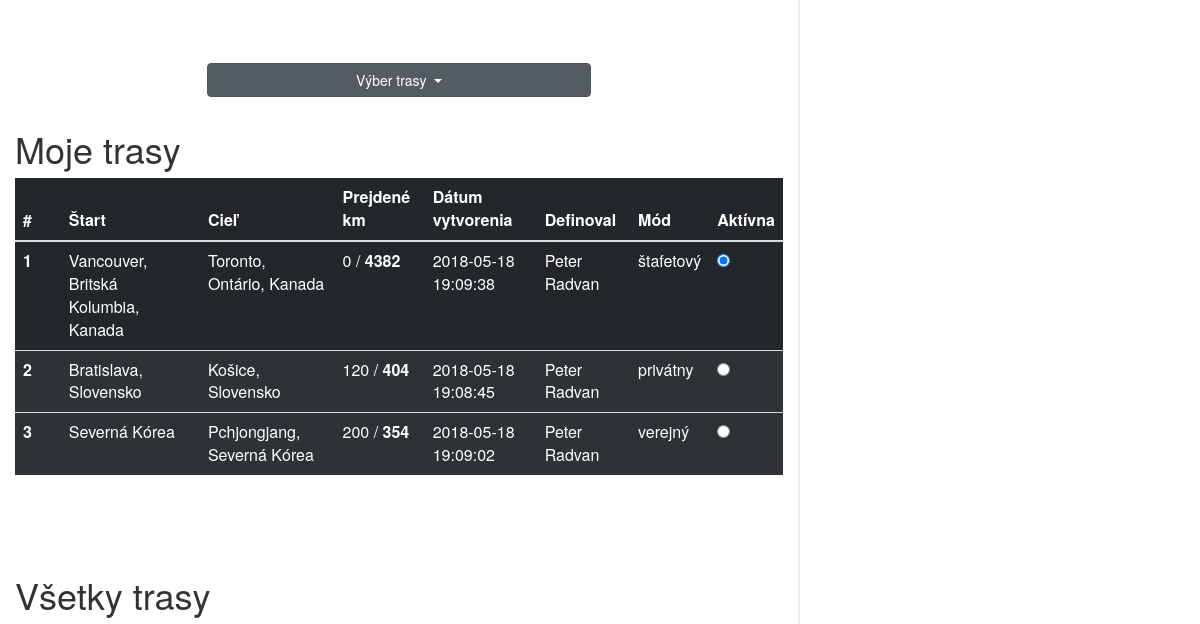
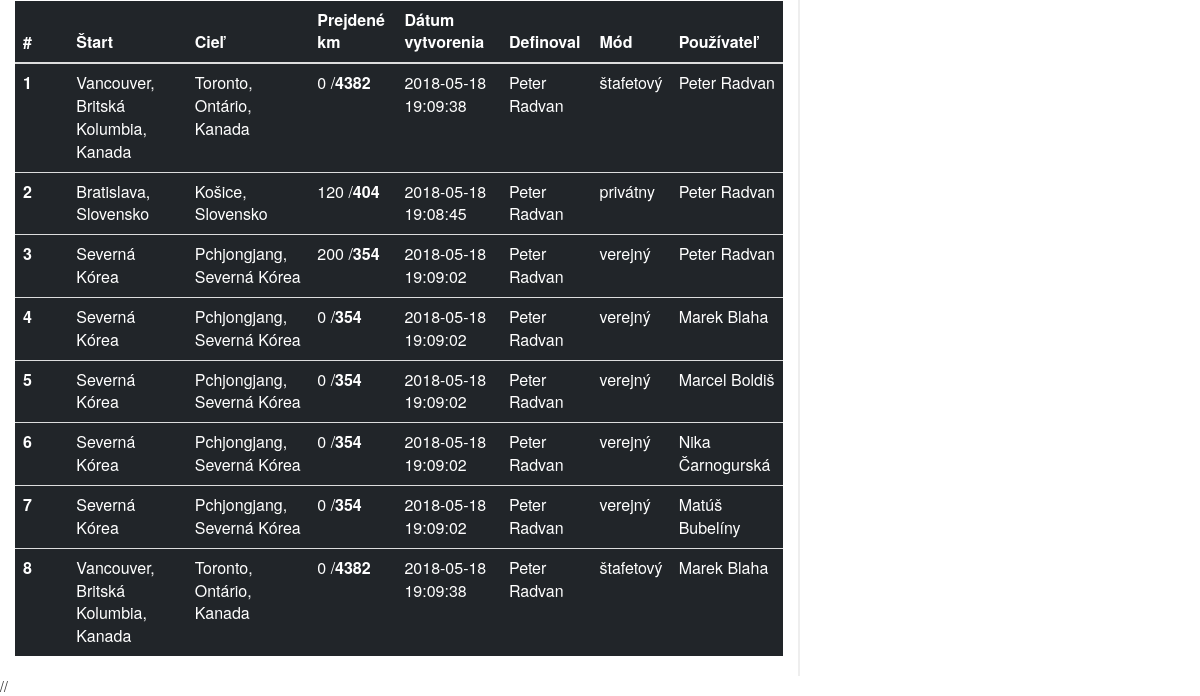
Page /cestyAdmin.php (signed in, lower part) on the earlier database version (2 pictures, top to bottom).
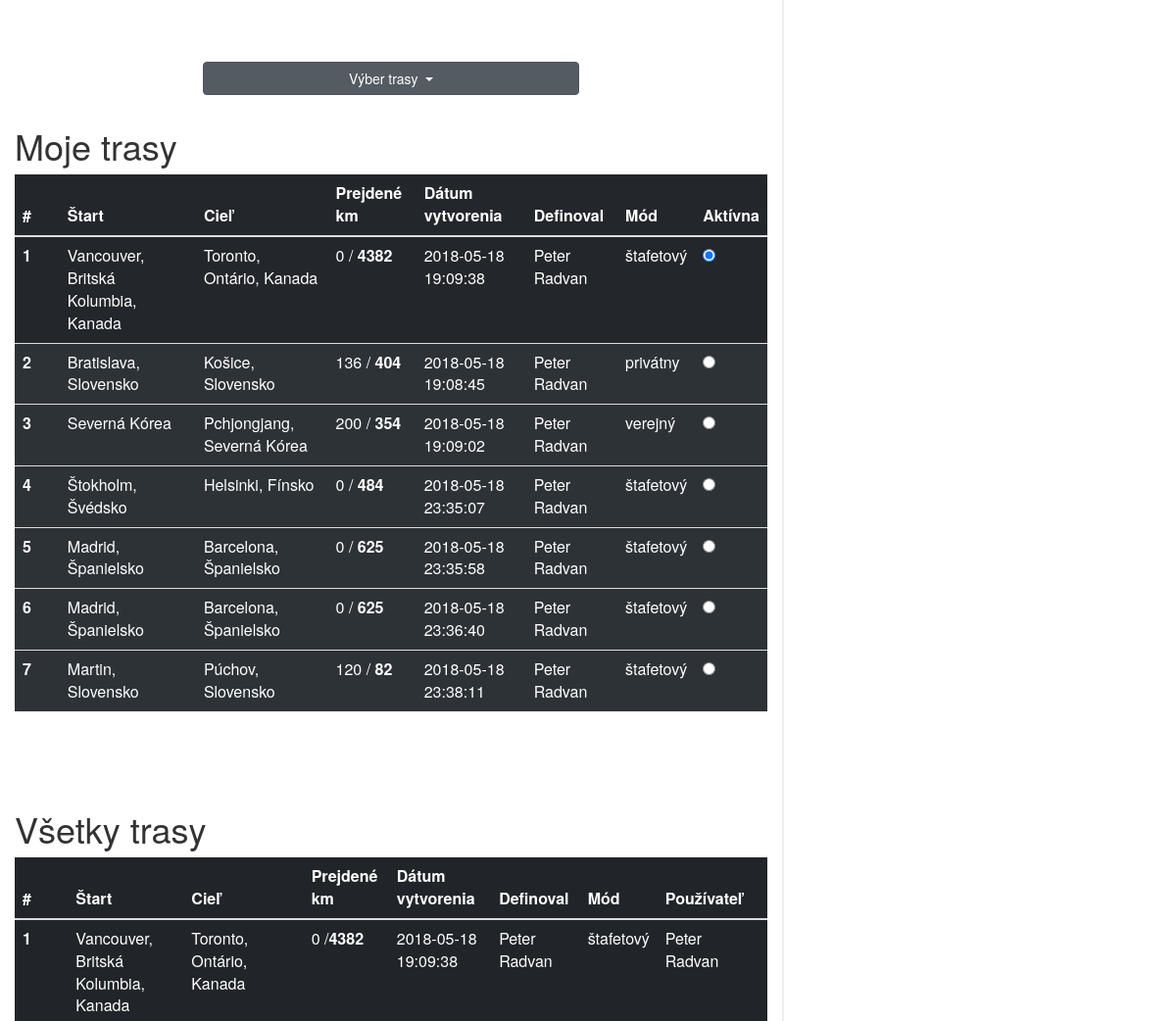
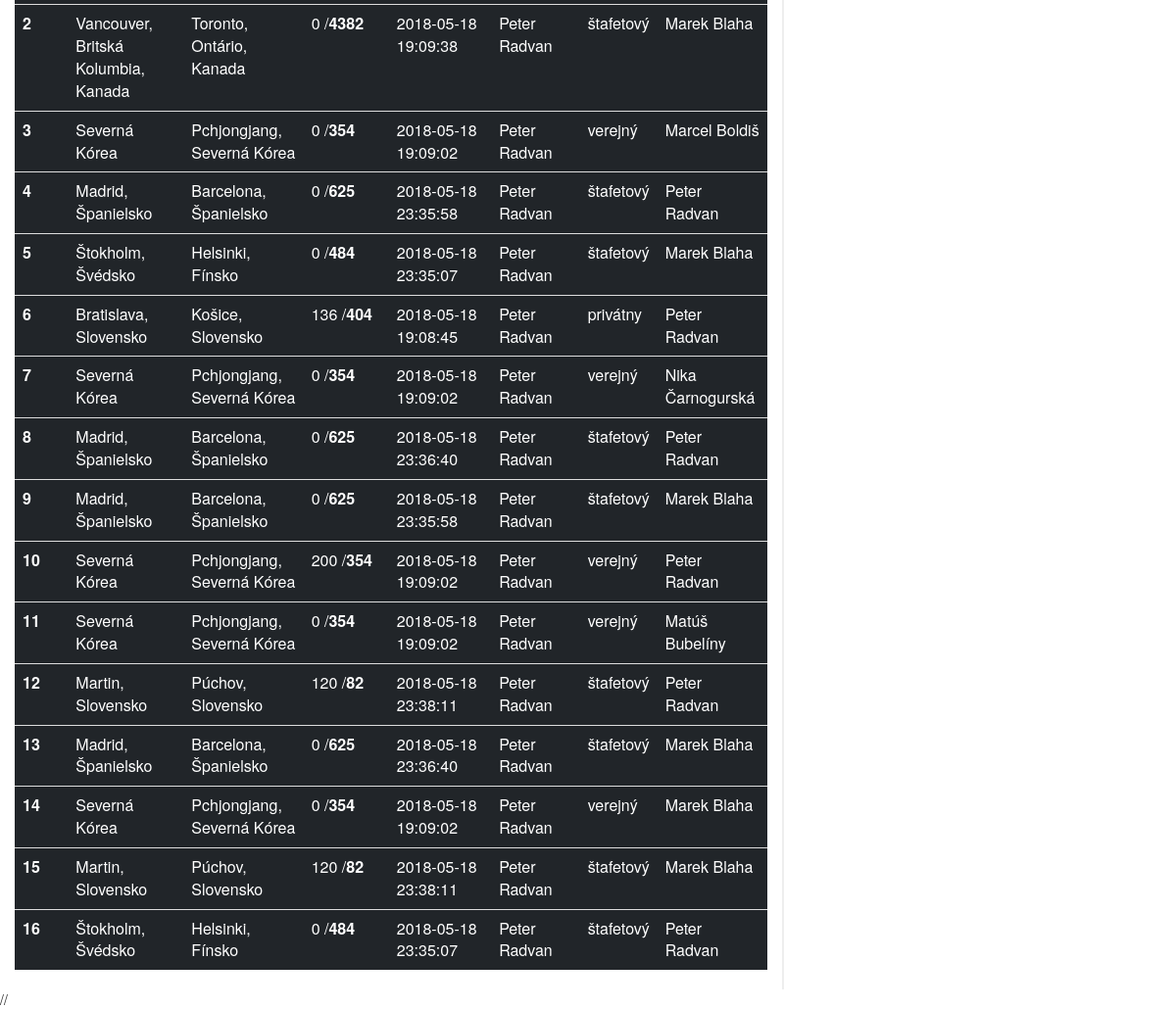
Same page on the later database version (2 pictures, top to bottom).
### tables this page shows
CREATE TABLE `trasa_pouzivatel` (
  `id` int(11) NOT NULL,
  `id_pouzivatel` int(11) NOT NULL,
  `id_trasa` int(11) NOT NULL,
  `prejdene_km` int(11) NOT NULL,
  `aktivna_trasa` int(11) NOT NULL
);

CREATE TABLE `trasa` (
  `id` int(10) UNSIGNED NOT NULL,
  `start_nazov` varchar(50) NOT NULL,
  `start_lat` varchar(20) NOT NULL,
  `start_long` varchar(20) NOT NULL,
  `ciel_nazov` varchar(50) NOT NULL,
  `ciel_lat` varchar(20) NOT NULL,
  `ciel_long` varchar(20) NOT NULL,
  `celkove_km` double NOT NULL,
  `datum_vytvorenia` datetime NOT NULL,
  `mod_trasy` varchar(20) NOT NULL,
  `id_user` int(11) NOT NULL,
  `vytvoril` varchar(100) NOT NULL
);

CREATE TABLE `pouzivatelia` (
  `id` int(11) NOT NULL,
  `meno` varchar(20) NOT NULL,
  `priezvisko` varchar(20) NOT NULL,
  `email` varchar(40) NOT NULL,
  `heslo` varchar(60) NOT NULL,
  `stredna_skola` varchar(40) NOT NULL,
  `stredna_skola_adresa` varchar(60) NOT NULL,
  `ulica` varchar(40) NOT NULL,
  `psc` varchar(10) NOT NULL,
  `obec` varchar(40) NOT NULL,
  `rola` varchar(10) NOT NULL DEFAULT 'user',
  `odoberatel` tinyint(1) NOT NULL DEFAULT '0',
  `prve_prihlasenie` int(11) NOT NULL DEFAULT '0',
  `id_timu` int(11) DEFAULT NULL
);

CREATE TABLE `trasa_tim` (
  `id` int(10) UNSIGNED NOT NULL,
  `id_tim` int(11) NOT NULL,
  `id_trasa` int(11) NOT NULL,
  `odbehnute_km` int(11) NOT NULL
);

### cestyAdmin.php (the view, shortened to what the changed rows need)
<html>
<head>
    <link rel="stylesheet" href="https://maxcdn.bootstrapcdn.com/bootstrap/4.0.0/css/bootstrap.min.css">
    <link rel="stylesheet" type="text/css" href="https://maxcdn.bootstrapcdn.com/bootstrap/3.3.7/css/bootstrap.min.css">
    <link rel="stylesheet" type="text/css" href="https://cdn.datatables.net/1.10.16/css/dataTables.bootstrap.min.css">
    <link rel="stylesheet" href="./css/cesty.css">
</head>
<body>
<div class="row">
    <div class="col-8 leftCol">
            <?php
            $conn = new mysqli($servername, $username, $password, $dbname);
            $conn->set_charset("UTF8");
            $idU = $_SESSION['id'];
            $sql = "SELECT trasa.id as tid, pouzivatelia.id, trasa.start_nazov, trasa.ciel_nazov, trasa_pouzivatel.prejdene_km, trasa.celkove_km, trasa.datum_vytvorenia, trasa_pouzivatel.aktivna_trasa, trasa.mod_trasy, trasa.vytvoril
                    FROM trasa_pouzivatel
                    INNER JOIN trasa ON trasa.id = trasa_pouzivatel.id_trasa
                    INNER JOIN pouzivatelia on pouzivatelia.id = trasa_pouzivatel.id_pouzivatel
                    WHERE trasa_pouzivatel.id_pouzivatel = $idU ORDER BY aktivna_trasa DESC";
            ?>
        <h1>Moje trasy</h1>
        <table class="table table-dark" id="privatneTrasy">
            <thead>
            <tr>
                <th scope="col">#</th>
                <th scope="col">Štart</th>
                <th scope="col">Cieľ</th>
                <th scope="col">Prejdené km</th>
                <th scope="col">Dátum vytvorenia</th>
                <th scope="col">Definoval</th>
                <th scope="col">Mód</th>
                <th scope="col">Aktívna</th>
            </tr>
            </thead>
            <tbody>
            <?php
            $i = 1;
            if ($result = $conn->query($sql)) {
                while ($row = $result->fetch_object()) {
                    echo "<tr>";
                    echo "<th scope='row'>$i <span class='spanId' >$row->id</span><span class='spanTid' >$row->tid</span></th>";
                    echo "<td>$row->start_nazov</td>";
                    echo "<td>$row->ciel_nazov</td>";
                    echo "<td>";
                        if($row->mod_trasy === 'štafetový'){
                            $res = $conn->query("SELECT id_timu FROM pouzivatelia WHERE id = $row->id");
                            $idtmp = $res->fetch_assoc();
                            $idTimu = $idtmp['id_timu'];
                            $res = $conn->query("SELECT odbehnute_km FROM trasa_tim WHERE id_tim = $idTimu AND id_trasa = $row->tid");
                            $tmp = $res->fetch_assoc();
                            $odbehKmTimu = $tmp['odbehnute_km'];
                            if(empty($odbehKmTimu)){
                                echo "0";
                            }
                            else{
                                echo $odbehKmTimu;
                            }
                        }
                        else{
                            echo $row->prejdene_km;
                        }
                    echo " / <b>".round($row->celkove_km)."</b></td>";
                    echo "<td>$row->datum_vytvorenia</td>";
                    echo "<td>$row->vytvoril</td>";
                    echo "<td>$row->mod_trasy</td>";
                    if($row->aktivna_trasa > 0){
                        echo "<td><input onclick='check($i)' class='radio' type='radio' checked> </td>";
                    }
                    else{
                        echo "<td><input onclick='check($i)' class='radio' type='radio' ></td>";
                    }
                    echo "</tr>";
                    $i++;
                }
            }
            ?>
            </tbody>
        </table>
        <h1 style="margin-top: 100px;">Všetky trasy</h1>
        <table class="table table-dark" id="vsetkyTrasy">
            <thead>
            <tr>
                <th scope="col">#</th>
                <th scope="col">Štart</th>
                <th scope="col">Cieľ</th>
                <th scope="col">Prejdené km</th>
                <th scope="col">Dátum vytvorenia</th>
                <th scope="col">Definoval</th>
                <th scope="col">Mód</th>
                <th scope="col">Používateľ</th>
            </tr>
            </thead>
            <tbody>
            <?php
            $sql = "SELECT trasa.id as tid, pouzivatelia.id, pouzivatelia.meno, pouzivatelia.priezvisko, trasa.start_nazov, trasa.ciel_nazov, trasa_pouzivatel.prejdene_km, trasa.celkove_km, trasa.datum_vytvorenia, trasa_pouzivatel.aktivna_trasa, trasa.mod_trasy, trasa.vytvoril
                    FROM trasa_pouzivatel
                    INNER JOIN trasa ON trasa.id = trasa_pouzivatel.id_trasa
                    INNER JOIN pouzivatelia on pouzivatelia.id = trasa_pouzivatel.id_pouzivatel
                    ORDER BY aktivna_trasa DESC";
            $i = 1;
            if ($result = $conn->query($sql)) {
                while ($row = $result->fetch_object()) {
                    echo "<tr>";
                    echo "<th scope='row'>$i <span class='spanId' >$row->id</span><span class='spanTid' >$row->tid</span></th>";
                    echo "<td>$row->start_nazov</td>";
                    echo "<td>$row->ciel_nazov</td>";
                    echo "<td>";
                    if($row->mod_trasy === 'štafetový'){
                        $res = $conn->query("SELECT id_timu FROM pouzivatelia WHERE id = $row->id");
                        $idtmp = $res->fetch_assoc();
                        $idTimu = $idtmp['id_timu'];
                        $res = $conn->query("SELECT odbehnute_km FROM trasa_tim WHERE id_tim = $idTimu AND id_trasa = $row->tid");
                        $tmp = $res->fetch_assoc();
                        $odbehKmTimu = $tmp['odbehnute_km'];
                        if(empty($odbehKmTimu)){
                            echo "0";
                        }
                        else{
                            echo $odbehKmTimu;
                        }
                    }
                    else{
                        echo $row->prejdene_km;
                    }
                    echo " /<b>".round($row->celkove_km)."</b></td>";
                    echo "<td>$row->datum_vytvorenia</td>";
                    echo "<td>$row->vytvoril</td>";
                    echo "<td>$row->mod_trasy</td>";
                    echo "<td>$row->meno $row->priezvisko</td>";
                    echo "</tr>";
                    $i++;
                }
            }
            ?>
            </tbody>
        </table>
    </div>
</div>
</body>
</html>

Differences in the rows shown:
changed trasa_pouzivatel "Bratislava, Slovensko": prejdene_km "120" → "136"
added trasa_pouzivatel: id_trasa.start_nazov "Štokholm, Švédsko", id_trasa.ciel_nazov "Helsinki, Fínsko", shows "0", id_trasa.celkove_km "484", id_trasa.datum_vytvorenia "2018-05-18 23:35:07", id_trasa.vytvoril "Peter Radvan", id_trasa.mod_trasy "štafetový", pouzivatelia.meno "Peter", pouzivatelia.priezvisko "Radvan"
added trasa_pouzivatel: id_trasa.start_nazov "Madrid, Španielsko", id_trasa.ciel_nazov "Barcelona, Španielsko", shows "0", id_trasa.celkove_km "625", id_trasa.datum_vytvorenia "2018-05-18 23:35:58", id_trasa.vytvoril "Peter Radvan", id_trasa.mod_trasy "štafetový", pouzivatelia.meno "Peter", pouzivatelia.priezvisko "Radvan"
added trasa_pouzivatel: id_trasa.start_nazov "Madrid, Španielsko", id_trasa.ciel_nazov "Barcelona, Španielsko", shows "0", id_trasa.celkove_km "625", id_trasa.datum_vytvorenia "2018-05-18 23:36:40", id_trasa.vytvoril "Peter Radvan", id_trasa.mod_trasy "štafetový", pouzivatelia.meno "Peter", pouzivatelia.priezvisko "Radvan"
added trasa_pouzivatel: id_trasa.start_nazov "Martin, Slovensko", id_trasa.ciel_nazov "Púchov, Slovensko", trasa_tim.odbehnute_km "120", id_trasa.celkove_km "82", id_trasa.datum_vytvorenia "2018-05-18 23:38:11", id_trasa.vytvoril "Peter Radvan", id_trasa.mod_trasy "štafetový", pouzivatelia.meno "Peter", pouzivatelia.priezvisko "Radvan"
changed trasa_pouzivatel (number 8 of 16 on the later page): moves up the list
shown differently, row unchanged: trasa_pouzivatel "Marcel": moves up the list
added trasa_pouzivatel: id_trasa.start_nazov "Štokholm, Švédsko", id_trasa.ciel_nazov "Helsinki, Fínsko", shows "0", id_trasa.celkove_km "484", id_trasa.datum_vytvorenia "2018-05-18 23:35:07", id_trasa.vytvoril "Peter Radvan", id_trasa.mod_trasy "štafetový", pouzivatelia.meno "Marek", pouzivatelia.priezvisko "Blaha", shown under "Všetky trasy"
shown differently, row unchanged: trasa_pouzivatel "Nika": moves up the list
added trasa_pouzivatel: id_trasa.start_nazov "Madrid, Španielsko", id_trasa.ciel_nazov "Barcelona, Španielsko", shows "0", id_trasa.celkove_km "625", id_trasa.datum_vytvorenia "2018-05-18 23:35:58", id_trasa.vytvoril "Peter Radvan", id_trasa.mod_trasy "štafetový", pouzivatelia.meno "Marek", pouzivatelia.priezvisko "Blaha", shown under "Všetky trasy"
shown differently, row unchanged: trasa_pouzivatel "Matúš": moves down the list
added trasa_pouzivatel: id_trasa.start_nazov "Madrid, Španielsko", id_trasa.ciel_nazov "Barcelona, Španielsko", shows "0", id_trasa.celkove_km "625", id_trasa.datum_vytvorenia "2018-05-18 23:36:40", id_trasa.vytvoril "Peter Radvan", id_trasa.mod_trasy "štafetový", pouzivatelia.meno "Marek", pouzivatelia.priezvisko "Blaha", shown under "Všetky trasy"
added trasa_pouzivatel: id_trasa.start_nazov "Martin, Slovensko", id_trasa.ciel_nazov "Púchov, Slovensko", trasa_tim.odbehnute_km "120", id_trasa.celkove_km "82", id_trasa.datum_vytvorenia "2018-05-18 23:38:11", id_trasa.vytvoril "Peter Radvan", id_trasa.mod_trasy "štafetový", pouzivatelia.meno "Marek", pouzivatelia.priezvisko "Blaha", shown under "Všetky trasy"
